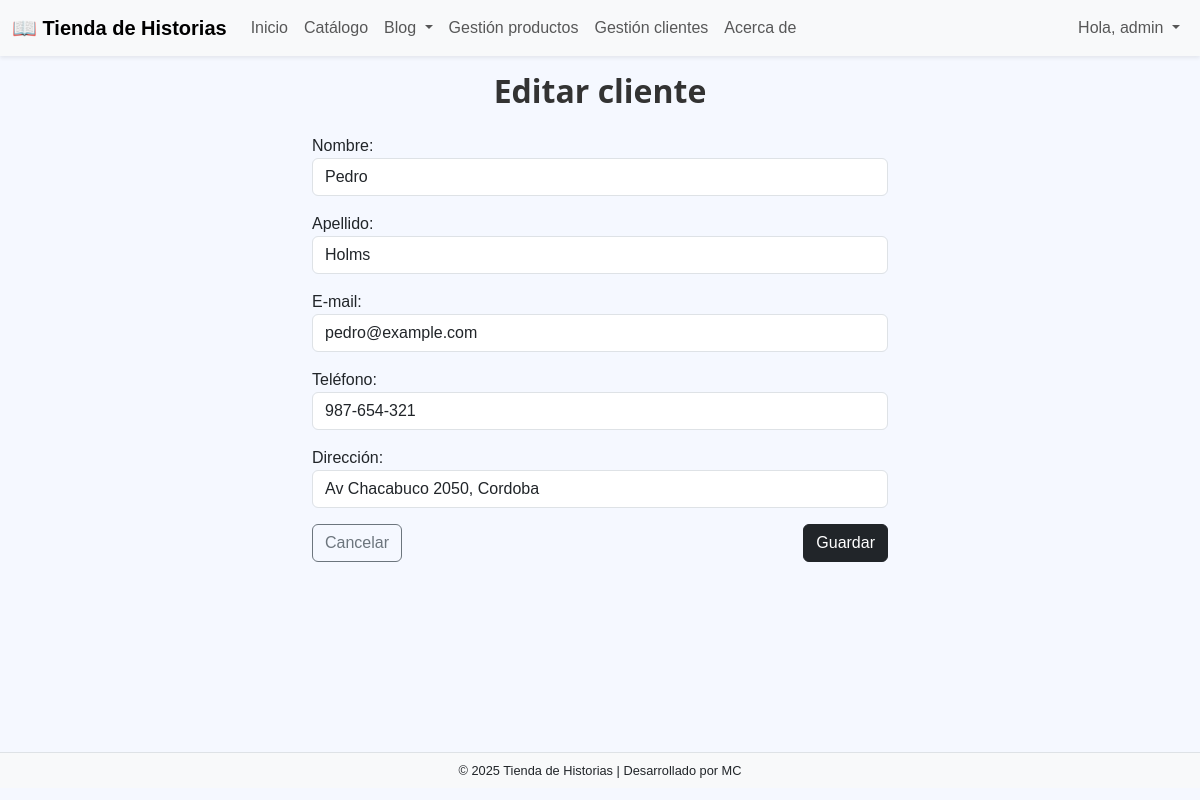
/clientes/2/edit/ (signed in), run on the app's committed database.
### client/models.py (models this page shows, shortened)
class Client(models.Model):
    user       = models.OneToOneField(
        User,
        on_delete=models.CASCADE,
        related_name="client_record",
        null=True, blank=True,
    )
    first_name = models.CharField("Nombre",    max_length=50, blank=True)
    last_name  = models.CharField("Apellido",  max_length=50, blank=True)
    email      = models.EmailField("Correo",   blank=True)
    phone      = models.CharField("Teléfono",  max_length=30, blank=True)
    address    = models.CharField("Dirección", max_length=255, blank=True)
    created_at = models.DateTimeField(auto_now_add=True)

### client/views.py (the view)
# urls.py: path("<int:pk>/edit/",   ClientUpdateView.as_view(), name="client_edit"),
class ClientUpdateView(LoginRequiredMixin, StaffRequiredMixin,
                       SuccessMessageMixin, UpdateView):
    model = Client
    form_class = ClientForm
    template_name = "client/client_form.html"
    success_url = reverse_lazy("client:client_list")
    success_message = "Cliente actualizado correctamente."

### client/forms.py
class ClientForm(forms.ModelForm):
    class Meta:
        model = Client
        fields = ["first_name", "last_name", "email", "phone", "address"]
        labels = {
            "first_name": "Nombre",
            "last_name":  "Apellido",
            "email":      "E-mail",
            "phone":      "Teléfono",
            "address":    "Dirección",
        }
        widgets = {
            "first_name": forms.TextInput(attrs={"class": "form-control"}),
            "last_name":  forms.TextInput(attrs={"class": "form-control"}),
            "email":      forms.EmailInput(attrs={"class": "form-control"}),
            "phone":      forms.TextInput(attrs={"class": "form-control"}),
            "address":    forms.TextInput(attrs={"class": "form-control"}),
        }

### core/view_mixins.py (called while the page is built)
    def test_func(self):
        return self.request.user.is_staff

### product/templatetags/custom_filters.py (called while the page is built)
@register.filter(name='add_class')
def add_class(field, css_class):
    return field.as_widget(attrs={'class': css_class})

### client/templates/client/client_form.html (shortened to what this page needs)
{% extends "core/base.html" %}
{% load custom_filters %}
{% block content %}
<div class="container mt-3" style="max-width:600px;">
  <h2 class="mb-4 text-center" style="font-family:'Segoe UI',sans-serif;font-weight:600;color:#333;">
    Editar cliente
  </h2>
  <form method="post" novalidate>
    {% for field in form %}
      <div class="mb-3">
        {{ field.label_tag }}
        {{ field|add_class:"form-control" }}
      </div>
    {% endfor %}
    <div class="d-flex justify-content-between">
      <a href="{% url 'client:client_list' %}" class="btn btn-outline-secondary">Cancelar</a>
      <button type="submit" class="btn btn-dark">Guardar</button>
    </div>
  </form>
</div>
{% endblock %}

### core/templates/core/base.html (shortened to what this page needs)
<!DOCTYPE html>
<html lang="es">
<head>
  {% load static %}
  <link href="https://cdn.jsdelivr.net/npm/bootstrap@5.3.0/dist/css/bootstrap.min.css" rel="stylesheet">
</head>
<body>
  <nav class="navbar navbar-expand-lg navbar-light bg-light shadow-sm">
    <div class="container-fluid">
      <a class="navbar-brand" href="{% url 'core:home' %}">📖 Tienda de Historias</a>
      <div class="collapse navbar-collapse" id="navbarContent">
        <ul class="navbar-nav me-auto mb-2 mb-lg-0">
          <li class="nav-item">
            <a class="nav-link" href="{% url 'core:home' %}">Inicio</a>
          </li>
          <li class="nav-item">
            <a class="nav-link" href="{% url 'product:catalog_view' %}">Catálogo</a>
          </li>
          <li class="nav-item dropdown">
            <a class="nav-link dropdown-toggle" href="#" id="blogDropdown" role="button" data-bs-toggle="dropdown">
              Blog
            </a>
          </li>
          {% if user.is_authenticated and user.is_staff %}
            <li class="nav-item"><a class="nav-link" href="{% url 'product:product_list' %}">Gestión productos</a></li>
            <li class="nav-item"><a class="nav-link" href="{% url 'client:client_list' %}">Gestión clientes</a></li>
          {% endif %}
          <li class="nav-item">
            <a class="nav-link" href="{% url 'core:about' %}">Acerca de</a>
          </li>
        </ul>
        <ul class="navbar-nav mb-2 mb-lg-0">
          {% if user.is_authenticated %}
            <li class="nav-item dropdown">
              <a class="nav-link dropdown-toggle" href="#" id="userDropdown" role="button" data-bs-toggle="dropdown">
                Hola, {{ user.get_full_name|default:user.username }}
              </a>
            </li>
          {% else %}
            <li class="nav-item">
              <a class="nav-link" href="{% url 'login' %}">Login</a>
            </li>
          {% endif %}
        </ul>
      </div>
    </div>
  </nav>
  <main class="container-fluid px-0" style="min-height:85vh;">
    {% block content %}{% endblock %}
  </main>
  <footer class="text-center py-2" style="font-size:.8rem; background-color:#f8f9fa; border-top:1px solid #dee2e6;">
    <p class="mb-0">© 2025 Tienda de Historias | Desarrollado por MC</p>
  </footer>
</body>
</html>

### core/templates/core/base.html (style rules this page uses)
body { font-family: Arial, Helvetica, sans-serif; background-color:#f5f8ff; color:#212529; }
.navbar-brand { font-weight:bold; }

### data on the page
Client: form "Pedro" "Holms" "pedro@example.com" "987-654-321" "Av Chacabuco 2050, Cordoba"

### other printed values
{{ user.get_full_name|default:user.username }} "admin"
{{ field.label_tag }} "Nombre:" "Apellido:" "E-mail:" "Teléfono:" "Dirección:"
